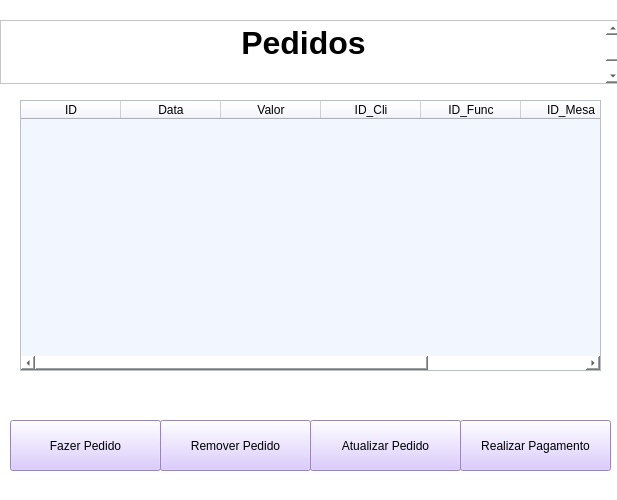
<?xml version="1.0" encoding="UTF-8"?>
<ui version="4.0">
 <class>MainWindow</class>
 <widget class="QMainWindow" name="MainWindow">
  <property name="geometry">
   <rect>
    <x>0</x>
    <y>0</y>
    <width>617</width>
    <height>500</height>
   </rect>
  </property>
  <property name="windowTitle">
   <string>MainWindow</string>
  </property>
  <property name="styleSheet">
   <string notr="true">background-color: rgb(255, 255, 255);</string>
  </property>
  <widget class="QWidget" name="centralwidget">
   <widget class="QPushButton" name="bt_fazerPedido">
    <property name="geometry">
     <rect>
      <x>10</x>
      <y>420</y>
      <width>151</width>
      <height>51</height>
     </rect>
    </property>
    <property name="styleSheet">
     <string notr="true">background-color: rgb(209, 187, 255);</string>
    </property>
    <property name="text">
     <string>Fazer Pedido</string>
    </property>
   </widget>
   <widget class="QTextEdit" name="textEdit">
    <property name="geometry">
     <rect>
      <x>0</x>
      <y>20</y>
      <width>621</width>
      <height>64</height>
     </rect>
    </property>
    <property name="html">
     <string>&lt;!DOCTYPE HTML PUBLIC &quot;-//W3C//DTD HTML 4.0//EN&quot; &quot;http://www.w3.org/TR/REC-html40/strict.dtd&quot;&gt;
&lt;html&gt;&lt;head&gt;&lt;meta name=&quot;qrichtext&quot; content=&quot;1&quot; /&gt;&lt;meta charset=&quot;utf-8&quot; /&gt;&lt;style type=&quot;text/css&quot;&gt;
p, li { white-space: pre-wrap; }
hr { height: 1px; border-width: 0; }
li.unchecked::marker { content: &quot;\2610&quot;; }
li.checked::marker { content: &quot;\2612&quot;; }
&lt;/style&gt;&lt;/head&gt;&lt;body style=&quot; font-family:'Segoe UI'; font-size:9pt; font-weight:400; font-style:normal;&quot;&gt;
&lt;p align=&quot;center&quot; style=&quot; margin-top:0px; margin-bottom:0px; margin-left:0px; margin-right:0px; -qt-block-indent:0; text-indent:0px;&quot;&gt;&lt;span style=&quot; font-size:24pt; font-weight:700;&quot;&gt;Pedidos&lt;/span&gt;&lt;/p&gt;
&lt;p align=&quot;center&quot; style=&quot;-qt-paragraph-type:empty; margin-top:0px; margin-bottom:0px; margin-left:0px; margin-right:0px; -qt-block-indent:0; text-indent:0px; font-size:24pt; font-weight:700;&quot;&gt;&lt;br /&gt;&lt;/p&gt;&lt;/body&gt;&lt;/html&gt;</string>
    </property>
   </widget>
   <widget class="QTableWidget" name="tabela_funcionarios">
    <property name="geometry">
     <rect>
      <x>20</x>
      <y>100</y>
      <width>581</width>
      <height>271</height>
     </rect>
    </property>
    <property name="styleSheet">
     <string notr="true">background-color: rgb(242, 246, 255);</string>
    </property>
    <column>
     <property name="text">
      <string>ID</string>
     </property>
    </column>
    <column>
     <property name="text">
      <string>Data</string>
     </property>
    </column>
    <column>
     <property name="text">
      <string>Valor</string>
     </property>
    </column>
    <column>
     <property name="text">
      <string>ID_Cli</string>
     </property>
    </column>
    <column>
     <property name="text">
      <string>ID_Func</string>
     </property>
    </column>
    <column>
     <property name="text">
      <string>ID_Mesa</string>
     </property>
    </column>
    <column>
     <property name="text">
      <string>ID_comida</string>
     </property>
    </column>
   </widget>
   <widget class="QPushButton" name="bt_removerPedido">
    <property name="geometry">
     <rect>
      <x>160</x>
      <y>420</y>
      <width>151</width>
      <height>51</height>
     </rect>
    </property>
    <property name="styleSheet">
     <string notr="true">background-color: rgb(209, 187, 255);</string>
    </property>
    <property name="text">
     <string>Remover Pedido</string>
    </property>
   </widget>
   <widget class="QPushButton" name="bt_atualizarPedido">
    <property name="geometry">
     <rect>
      <x>310</x>
      <y>420</y>
      <width>151</width>
      <height>51</height>
     </rect>
    </property>
    <property name="styleSheet">
     <string notr="true">background-color: rgb(209, 187, 255);</string>
    </property>
    <property name="text">
     <string>Atualizar Pedido</string>
    </property>
   </widget>
   <widget class="QPushButton" name="bt_pagamento">
    <property name="geometry">
     <rect>
      <x>460</x>
      <y>420</y>
      <width>151</width>
      <height>51</height>
     </rect>
    </property>
    <property name="styleSheet">
     <string notr="true">background-color: rgb(209, 187, 255);</string>
    </property>
    <property name="text">
     <string>Realizar Pagamento</string>
    </property>
   </widget>
  </widget>
  <widget class="QStatusBar" name="statusbar"/>
 </widget>
 <resources/>
 <connections/>
</ui>
